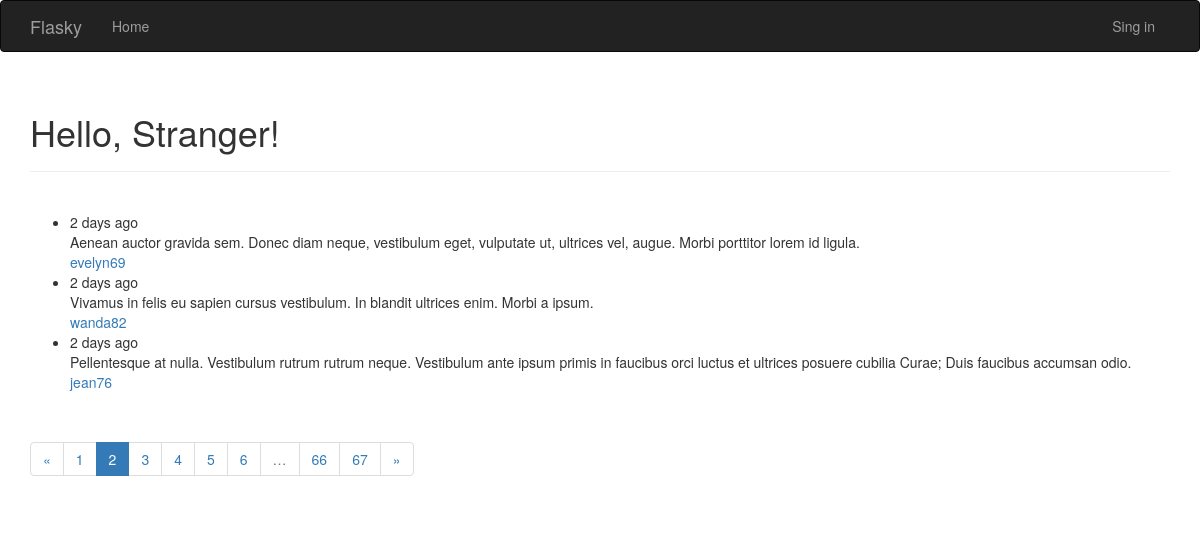
Screenshot of /?page=2 with the database file from the repository.
### app/models.py (models this page shows, shortened)
class Post(db.Model):
    __tablename__ = 'posts'
    id = db.Column(db.Integer, primary_key=True)
    body = db.Column(db.Text)
    timestmap = db.Column(db.DateTime, index=True, default=datetime.utcnow)
    author_id = db.Column(db.Integer, db.ForeignKey('users.id'))
    comments = db.relationship('Comment', backref='post', lazy='dynamic')

class User(UserMixin, db.Model):
    __tablename__ = 'users'
    id = db.Column(db.Integer, primary_key=True)
    username = db.Column(db.String(64), unique=True, index=True)
    email = db.Column(db.String(64), unique=True, index=True)
    role_id = db.Column(db.Integer, db.ForeignKey('roles.id'))
    password_hash = db.Column(db.String(128))
    posts = db.relationship('Post', backref='author', lazy='dynamic')
    comments = db.relationship('Comment', backref='author', lazy='dynamic')
    location = db.Column(db.String(64))
    about_me = db.Column(db.Text())
    member_since = db.Column(db.DateTime(), default=datetime.utcnow)
    last_seen = db.Column(db.DateTime(), default=datetime.utcnow)
    followed = db.relationship('Follow',                   #当前用户关注的人
                               foreign_keys=[Follow.follower_id],
                               backref=db.backref('follower', lazy='joined'),
                               lazy='dynamic',
                               cascade='all, delete-orphan')
    followers=db.relationship('Follow',                   #关注当前用户的人
                              foreign_keys=[Follow.followed_id],
                              backref=db.backref('followed', lazy='joined'),
                              lazy='dynamic',
                              cascade='all, delete-orphan')
    @property
    def password(self):
        raise AttributeError('password is not a readable attribute')

### app/main/views.py (the view)
@main.route('/',methods=['GET', 'POST'])
def index():
    form = PostForm()
    if current_user.can(Permission.WRITE_ARTICLES) and \
            form.validate_on_submit():
        post = Post(body=form.body.data,
                    author=current_user._get_current_object())
        db.session.add(post)
        return redirect(url_for('.index'))
    page = request.args.get('page', 1, type=int)
    pagination = Post.query.order_by(Post.timestmap.desc()).paginate(
        page, per_page=3,
        error_out=False)
    posts = pagination.items
    return render_template('index.html', form=form, posts=posts,
                           pagination=pagination)

### app/auth/views.py (called while the page is built)
@auth.before_app_request
def before_request():
    if current_user.is_authenticated:
        current_user.ping()

### app/main/__init__.py (called while the page is built)
@main.app_context_processor
def inject_permissions():
    return dict(Permission=Permission)

### app/models.py (called while the page is built)
    def can(self, permissions):
        return False

### app/templates/index.html (shortened to what this page needs)
{% extends "base.html" %}
{% import "bootstrap/wtf.html" as wtf %}
{% import "_macros.html" as macros %}
{% block page_content %}
<div class="page-header">
    <h1>Hello, {% if current_user.is_authenticated %}{{ current_user.username }}{% else %}Stranger{% endif %}!</h1>
</div>
<br/>
<div>
    <ul>
        {% for post in posts %}
        <li>
            <div>{{ moment(post.timestmap).fromNow() }}</div>
            <div>{{ post.body }}</div>
            <div><a href="{{ url_for('main.user', username=post.author.username) }}">{{ post.author.username }}</a></div>
        </li>
        {% endfor %}
    </ul>
</div>
{% if pagination %}
<div class="pagination">
    {{ macros.pagination_widget(pagination, '.index') }}
</div>
{% endif %}
{% endblock %}

### rows the page displays
Post: timestmap "2 days ago", body "Aenean auctor gravida sem. Donec diam neque, vestibulum eget, vulputate ut, ultrices vel, augue. Morbi porttitor lorem id ligula.", author.username "evelyn69"
Post: timestmap "2 days ago", body "Vivamus in felis eu sapien cursus vestibulum. In blandit ultrices enim. Morbi a ipsum.", author.username "wanda82"
Post: timestmap "2 days ago", body "Pellentesque at nulla. Vestibulum rutrum rutrum neque. Vestibulum ante ipsum primis in faucibus orci luctus et ultrices posuere cubilia Curae; Duis faucibus accumsan odio.", author.username "jean76"

### other values shown
{{ p }} "1" "3" "4" "5" "6" "66" "67"
{{ p }} "2"
